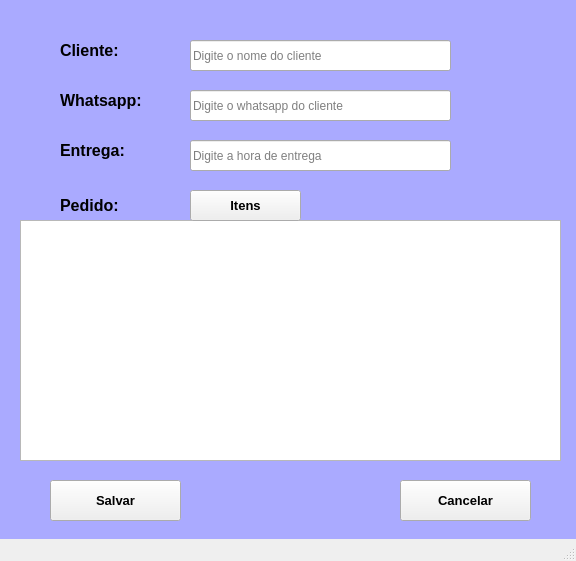
<?xml version="1.0" encoding="UTF-8"?>
<ui version="4.0">
 <class>MainWindow</class>
 <widget class="QMainWindow" name="MainWindow">
  <property name="geometry">
   <rect>
    <x>0</x>
    <y>0</y>
    <width>576</width>
    <height>561</height>
   </rect>
  </property>
  <property name="windowTitle">
   <string>MainWindow</string>
  </property>
  <widget class="QWidget" name="centralwidget">
   <widget class="QLabel" name="label_2">
    <property name="geometry">
     <rect>
      <x>60</x>
      <y>80</y>
      <width>101</width>
      <height>41</height>
     </rect>
    </property>
    <property name="font">
     <font>
      <family>Arial</family>
      <pointsize>12</pointsize>
      <weight>75</weight>
      <bold>true</bold>
     </font>
    </property>
    <property name="text">
     <string>Whatsapp:</string>
    </property>
   </widget>
   <widget class="QLabel" name="label_3">
    <property name="geometry">
     <rect>
      <x>60</x>
      <y>130</y>
      <width>101</width>
      <height>41</height>
     </rect>
    </property>
    <property name="font">
     <font>
      <family>Arial</family>
      <pointsize>12</pointsize>
      <weight>75</weight>
      <bold>true</bold>
     </font>
    </property>
    <property name="text">
     <string>Entrega:</string>
    </property>
   </widget>
   <widget class="QListWidget" name="listWidget">
    <property name="geometry">
     <rect>
      <x>20</x>
      <y>220</y>
      <width>541</width>
      <height>241</height>
     </rect>
    </property>
   </widget>
   <widget class="QLabel" name="label_4">
    <property name="geometry">
     <rect>
      <x>0</x>
      <y>0</y>
      <width>581</width>
      <height>541</height>
     </rect>
    </property>
    <property name="styleSheet">
     <string notr="true">background-color: rgb(170, 170, 255);</string>
    </property>
    <property name="text">
     <string/>
    </property>
   </widget>
   <widget class="QLabel" name="label_5">
    <property name="geometry">
     <rect>
      <x>60</x>
      <y>190</y>
      <width>131</width>
      <height>31</height>
     </rect>
    </property>
    <property name="font">
     <font>
      <family>Arial</family>
      <pointsize>12</pointsize>
      <weight>75</weight>
      <bold>true</bold>
     </font>
    </property>
    <property name="text">
     <string>Pedido:</string>
    </property>
   </widget>
   <widget class="QLabel" name="label_6">
    <property name="geometry">
     <rect>
      <x>60</x>
      <y>30</y>
      <width>101</width>
      <height>41</height>
     </rect>
    </property>
    <property name="font">
     <font>
      <family>Arial</family>
      <pointsize>12</pointsize>
      <weight>75</weight>
      <bold>true</bold>
     </font>
    </property>
    <property name="text">
     <string>Cliente:</string>
    </property>
   </widget>
   <widget class="QLineEdit" name="lineEdit">
    <property name="geometry">
     <rect>
      <x>190</x>
      <y>40</y>
      <width>261</width>
      <height>31</height>
     </rect>
    </property>
    <property name="placeholderText">
     <string>Digite o nome do cliente</string>
    </property>
   </widget>
   <widget class="QLineEdit" name="lineEdit_2">
    <property name="geometry">
     <rect>
      <x>190</x>
      <y>90</y>
      <width>261</width>
      <height>31</height>
     </rect>
    </property>
    <property name="placeholderText">
     <string>Digite o whatsapp do cliente</string>
    </property>
   </widget>
   <widget class="QLineEdit" name="lineEdit_3">
    <property name="geometry">
     <rect>
      <x>190</x>
      <y>140</y>
      <width>261</width>
      <height>31</height>
     </rect>
    </property>
    <property name="placeholderText">
     <string>Digite a hora de entrega</string>
    </property>
   </widget>
   <widget class="QPushButton" name="btnCarrinho">
    <property name="geometry">
     <rect>
      <x>190</x>
      <y>190</y>
      <width>111</width>
      <height>31</height>
     </rect>
    </property>
    <property name="font">
     <font>
      <pointsize>10</pointsize>
      <weight>75</weight>
      <bold>true</bold>
     </font>
    </property>
    <property name="toolTip">
     <string>&lt;html&gt;&lt;head/&gt;&lt;body&gt;&lt;p&gt;Escolha os itens do pedido do cliente&lt;/p&gt;&lt;/body&gt;&lt;/html&gt;</string>
    </property>
    <property name="text">
     <string>Itens</string>
    </property>
   </widget>
   <widget class="QPushButton" name="btnSalvar">
    <property name="geometry">
     <rect>
      <x>50</x>
      <y>480</y>
      <width>131</width>
      <height>41</height>
     </rect>
    </property>
    <property name="font">
     <font>
      <family>Arial</family>
      <pointsize>10</pointsize>
      <weight>75</weight>
      <bold>true</bold>
     </font>
    </property>
    <property name="toolTip">
     <string>&lt;html&gt;&lt;head/&gt;&lt;body&gt;&lt;p&gt;Salvar pedido do cliente&lt;/p&gt;&lt;/body&gt;&lt;/html&gt;</string>
    </property>
    <property name="text">
     <string>Salvar</string>
    </property>
   </widget>
   <widget class="QPushButton" name="btnCancelar">
    <property name="geometry">
     <rect>
      <x>400</x>
      <y>480</y>
      <width>131</width>
      <height>41</height>
     </rect>
    </property>
    <property name="font">
     <font>
      <family>Arial</family>
      <pointsize>10</pointsize>
      <weight>75</weight>
      <bold>true</bold>
     </font>
    </property>
    <property name="toolTip">
     <string>&lt;html&gt;&lt;head/&gt;&lt;body&gt;&lt;p&gt;Cancelar o pedido&lt;/p&gt;&lt;/body&gt;&lt;/html&gt;</string>
    </property>
    <property name="text">
     <string>Cancelar</string>
    </property>
   </widget>
   <widget class="QLabel" name="label">
    <property name="geometry">
     <rect>
      <x>30</x>
      <y>40</y>
      <width>21</width>
      <height>21</height>
     </rect>
    </property>
    <property name="styleSheet">
     <string notr="true">image: url(:/imgs/001-do-utilizador.png);</string>
    </property>
    <property name="text">
     <string/>
    </property>
   </widget>
   <widget class="QLabel" name="label_7">
    <property name="geometry">
     <rect>
      <x>30</x>
      <y>80</y>
      <width>31</width>
      <height>41</height>
     </rect>
    </property>
    <property name="styleSheet">
     <string notr="true">image: url(:/imgs/002-do-utilizador-1.png);</string>
    </property>
    <property name="text">
     <string/>
    </property>
   </widget>
   <widget class="QLabel" name="label_8">
    <property name="geometry">
     <rect>
      <x>30</x>
      <y>130</y>
      <width>31</width>
      <height>41</height>
     </rect>
    </property>
    <property name="styleSheet">
     <string notr="true">image: url(:/imgs/019-gostar.png);</string>
    </property>
    <property name="text">
     <string/>
    </property>
   </widget>
   <widget class="QLabel" name="label_9">
    <property name="geometry">
     <rect>
      <x>30</x>
      <y>189</y>
      <width>31</width>
      <height>31</height>
     </rect>
    </property>
    <property name="styleSheet">
     <string notr="true">image: url(:/imgs/014-cardapio.png);</string>
    </property>
    <property name="text">
     <string/>
    </property>
   </widget>
   <zorder>label_4</zorder>
   <zorder>label_2</zorder>
   <zorder>label_3</zorder>
   <zorder>listWidget</zorder>
   <zorder>label_5</zorder>
   <zorder>label_6</zorder>
   <zorder>lineEdit</zorder>
   <zorder>lineEdit_2</zorder>
   <zorder>lineEdit_3</zorder>
   <zorder>btnCarrinho</zorder>
   <zorder>btnSalvar</zorder>
   <zorder>btnCancelar</zorder>
   <zorder>label</zorder>
   <zorder>label_7</zorder>
   <zorder>label_8</zorder>
   <zorder>label_9</zorder>
  </widget>
  <widget class="QMenuBar" name="menubar">
   <property name="geometry">
    <rect>
     <x>0</x>
     <y>0</y>
     <width>576</width>
     <height>21</height>
    </rect>
   </property>
  </widget>
  <widget class="QStatusBar" name="statusbar"/>
 </widget>
 <resources>
  <include location="../icons/itens.qrc"/>
 </resources>
 <connections/>
</ui>
